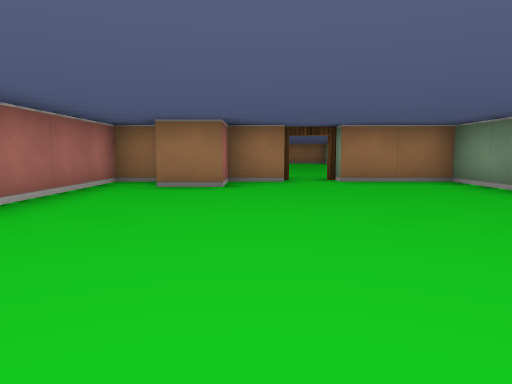
[1] (above)

13 first-person views from a walk through a cub3D ray-caster map. The camera is about half as high as the walls, tilts 6° down and sees 70° across. The floor is counted in squares. Each view is taken from the middle of a square. On the plan, view 1 faces up. The plan holds only what a view shows up to about 9 squares ahead; the rest is blank. The place goes on beyond the plan.

[2]
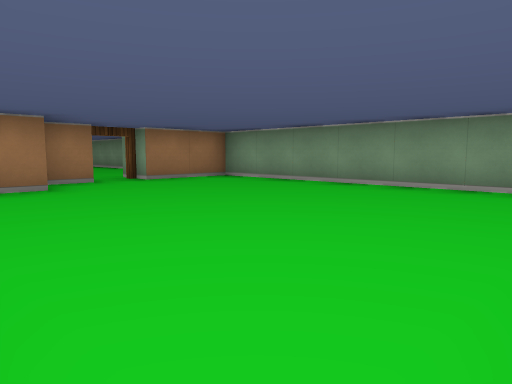

[3]
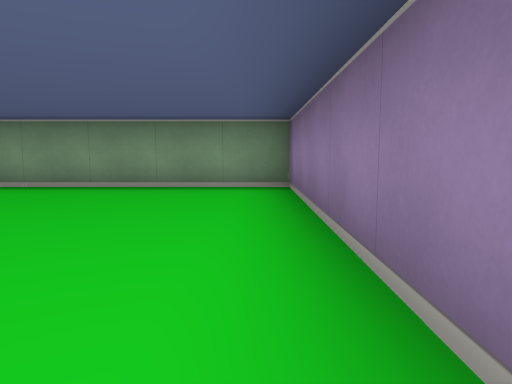

[4]
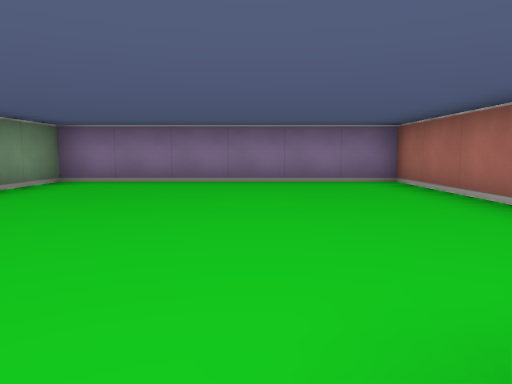

[5]
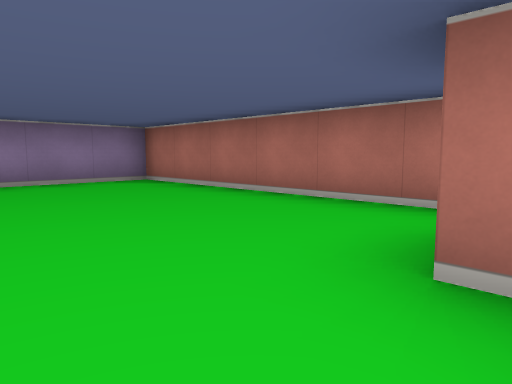

[6]
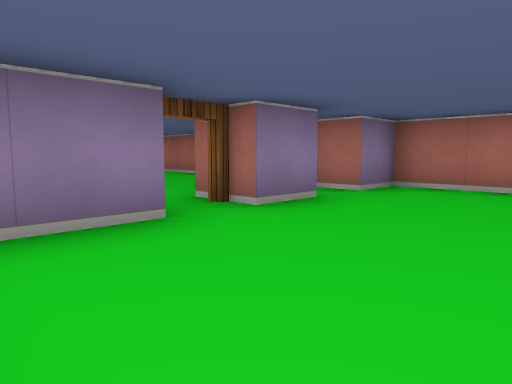

[7]
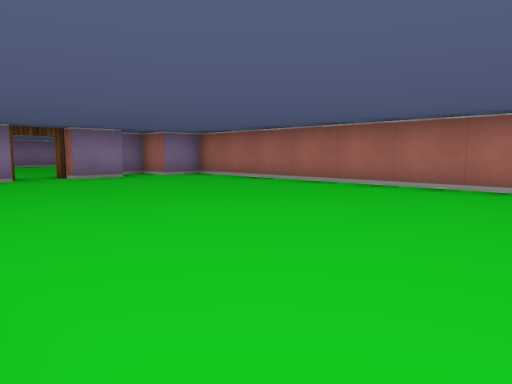

[8]
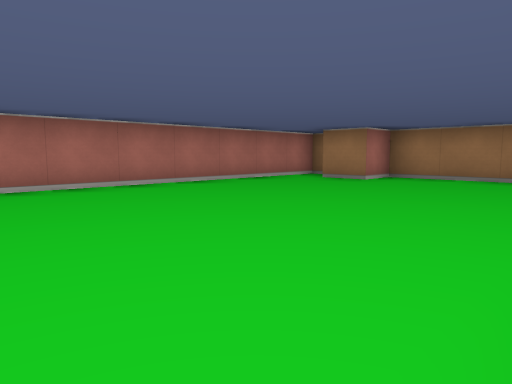

[9]
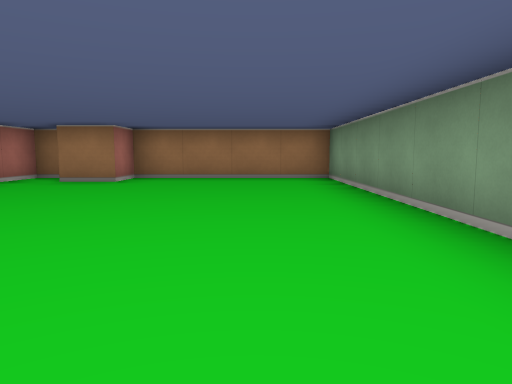

[10]
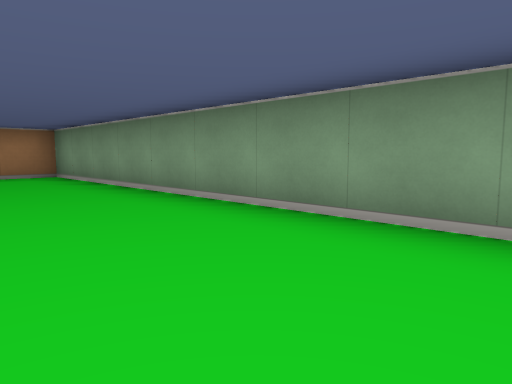

[11]
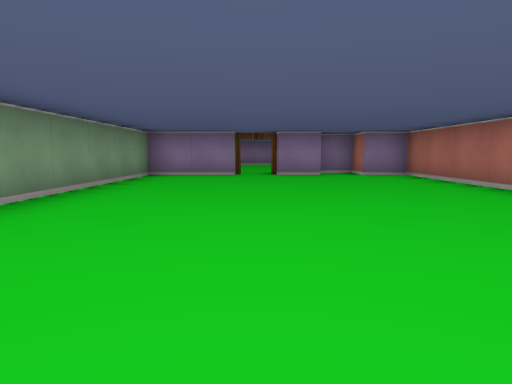

[12]
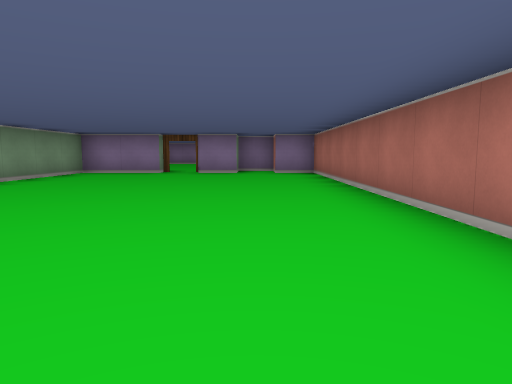

[13]
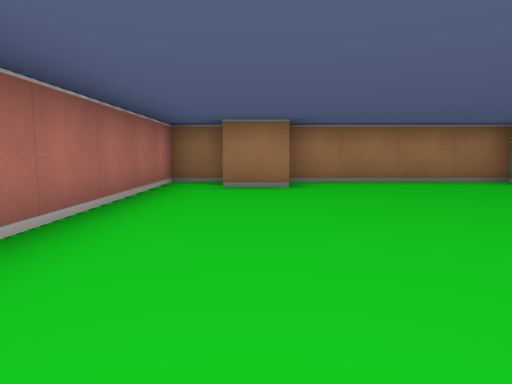

### Floor plan
Ten units are one square. View 1 is at (0, 0); x grows to the right and y downward. Boxes are objects, and circles mark ways between rooms. Rooms are numbered by the first view taken in them; rooms with no view inside come last. Other rooms are left out.
<svg viewBox="-30 -190 70 200">
<path fill="none" stroke="#000" d="M5 -65 -5 -65 -5 -55 -15 -55M-15 -65 -25 -65 -25 5 35 5 35 -65 15 -65M15 -75 35 -75 35 -185 -5 -185 -5 -175 -15 -175M-6 -75 5 -75M-15 -185 -25 -185 -25 -75 -15 -75M-15 -65 -9 -65"/>
<circle cx="10" cy="-70" r="3" fill="#2a7"/>
<text x="10" y="-30">1</text>
<text x="10" y="-130">2</text>
</svg>
Room 1 opens to room 2.

Where each view was taken, in squares from view 1:
view 1: 0 up, 0 right, facing up
view 2: 0 up, 2 left, facing up-right
view 3: 0 up, 2 left, facing right
view 4: 6 up, 0 right, facing down
view 5: 6 up, 1 right, facing down-left
view 6: 10 up, 3 right, facing down-left
view 7: 15 up, 3 right, facing down-left
view 8: 11 up, 3 right, facing up-left
view 9: 11 up, 2 right, facing up
view 10: 10 up, 1 right, facing up-right
view 11: 16 up, 1 right, facing down
view 12: 17 up, 1 left, facing down
view 13: 12 up, 1 left, facing up
